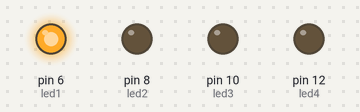
A sketch run on a simulated Arduino Uno, built with avr-gcc and run on an emulated ATmega328P. Shown: output pins drawn as LEDs (lit = HIGH).

Above: at 0.5 s.
At 1.5 s:
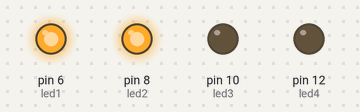
At 2.5 s:
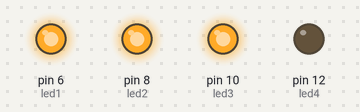
At 3.5 s:
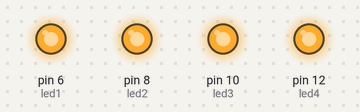
At 4.5 s:
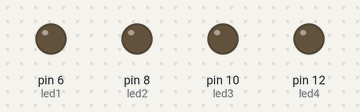
Timing chart, 0 to 6.5 s (numbered marks = the images above):
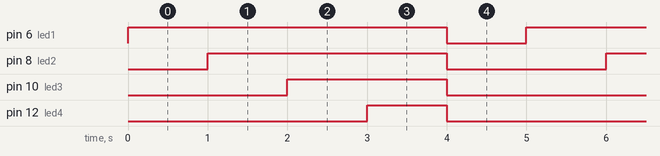

The sketch:

week_02_activity_01_controlling_leds.ino
```cpp
// Week 02 - Activity 01 - Exercise 01
// Sequential LED Control using digital outputs
// LEDs on pins 6, 8, 10, and 12 turn ON one by one, then all turn OFF.

int led1 = 6;   // LED 1 connected to pin 6
int led2 = 8;   // LED 2 connected to pin 8
int led3 = 10;  // LED 3 connected to pin 10
int led4 = 12;  // LED 4 connected to pin 12

void setup() {
  // Set all LED pins as OUTPUT
  pinMode(led1, OUTPUT);
  pinMode(led2, OUTPUT);
  pinMode(led3, OUTPUT);
  pinMode(led4, OUTPUT);
}

void loop() {
  // Turn LEDs ON one by one
  digitalWrite(led1, HIGH);
  delay(1000);  // wait 1 second
  digitalWrite(led2, HIGH);
  delay(1000);
  digitalWrite(led3, HIGH);
  delay(1000);
  digitalWrite(led4, HIGH);
  delay(1000);

  // Turn all LEDs OFF
  digitalWrite(led1, LOW);
  digitalWrite(led2, LOW);
  digitalWrite(led3, LOW);
  digitalWrite(led4, LOW);

  // Wait before repeating
  delay(1000);
}
```

Measured:
- by itself, pin 6 (led1): alternates HIGH for 4.0 s and LOW for 1.0 s
- by itself, pin 8 (led2): alternates HIGH for 3.0 s and LOW for 2.0 s
- by itself, pin 10 (led3): alternates HIGH for 2.0 s and LOW for 3.0 s
- by itself, pin 12 (led4): alternates HIGH for 1.0 s and LOW for 4.0 s
